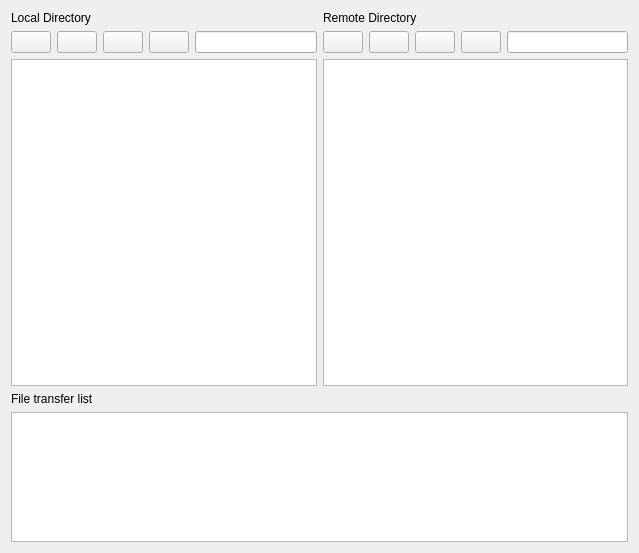
<?xml version="1.0" encoding="UTF-8"?>
<ui version="4.0">
 <class>QKxFileTransferWindow</class>
 <widget class="QWidget" name="QKxFileTransferWindow">
  <property name="geometry">
   <rect>
    <x>0</x>
    <y>0</y>
    <width>639</width>
    <height>553</height>
   </rect>
  </property>
  <property name="windowTitle">
   <string>Form</string>
  </property>
  <layout class="QVBoxLayout" name="verticalLayout">
   <item>
    <layout class="QVBoxLayout" name="rootLayout" stretch="5,2">
     <item>
      <layout class="QHBoxLayout" name="horizontalLayout">
       <item>
        <layout class="QVBoxLayout" name="verticalLayout_5">
         <item>
          <widget class="QLabel" name="label_2">
           <property name="text">
            <string>Local Directory</string>
           </property>
          </widget>
         </item>
         <item>
          <layout class="QHBoxLayout" name="horizontalLayout_2">
           <item>
            <widget class="QPushButton" name="btnHome">
             <property name="text">
              <string/>
             </property>
             <property name="icon">
              <iconset resource="feidesk.qrc">
               <normaloff>:/resource/skin/home.png</normaloff>:/resource/skin/home.png</iconset>
             </property>
            </widget>
           </item>
           <item>
            <widget class="QPushButton" name="btnReturn">
             <property name="text">
              <string/>
             </property>
             <property name="icon">
              <iconset resource="feidesk.qrc">
               <normaloff>:/resource/skin/back.png</normaloff>:/resource/skin/back.png</iconset>
             </property>
            </widget>
           </item>
           <item>
            <widget class="QPushButton" name="btnEnter">
             <property name="text">
              <string/>
             </property>
             <property name="icon">
              <iconset resource="feidesk.qrc">
               <normaloff>:/resource/skin/forward.png</normaloff>:/resource/skin/forward.png</iconset>
             </property>
            </widget>
           </item>
           <item>
            <widget class="QPushButton" name="btnBrowser">
             <property name="text">
              <string/>
             </property>
             <property name="icon">
              <iconset resource="feidesk.qrc">
               <normaloff>:/resource/skin/folder.png</normaloff>:/resource/skin/folder.png</iconset>
             </property>
            </widget>
           </item>
           <item>
            <widget class="QLineEdit" name="localEdit">
             <property name="readOnly">
              <bool>false</bool>
             </property>
            </widget>
           </item>
          </layout>
         </item>
         <item>
          <widget class="QTreeView" name="local"/>
         </item>
        </layout>
       </item>
       <item>
        <layout class="QVBoxLayout" name="verticalLayout_4">
         <item>
          <widget class="QLabel" name="label_3">
           <property name="text">
            <string>Remote Directory</string>
           </property>
          </widget>
         </item>
         <item>
          <layout class="QHBoxLayout" name="horizontalLayout_3">
           <item>
            <widget class="QPushButton" name="btnHome2">
             <property name="text">
              <string/>
             </property>
             <property name="icon">
              <iconset resource="feidesk.qrc">
               <normaloff>:/resource/skin/home.png</normaloff>:/resource/skin/home.png</iconset>
             </property>
            </widget>
           </item>
           <item>
            <widget class="QPushButton" name="btnReturn2">
             <property name="text">
              <string/>
             </property>
             <property name="icon">
              <iconset resource="feidesk.qrc">
               <normaloff>:/resource/skin/back.png</normaloff>:/resource/skin/back.png</iconset>
             </property>
            </widget>
           </item>
           <item>
            <widget class="QPushButton" name="btnEnter2">
             <property name="text">
              <string/>
             </property>
             <property name="icon">
              <iconset resource="feidesk.qrc">
               <normaloff>:/resource/skin/forward.png</normaloff>:/resource/skin/forward.png</iconset>
             </property>
            </widget>
           </item>
           <item>
            <widget class="QPushButton" name="btnCopy2">
             <property name="text">
              <string/>
             </property>
             <property name="icon">
              <iconset resource="feidesk.qrc">
               <normaloff>:/resource/skin/copy.png</normaloff>:/resource/skin/copy.png</iconset>
             </property>
            </widget>
           </item>
           <item>
            <widget class="QLineEdit" name="remoteEdit"/>
           </item>
          </layout>
         </item>
         <item>
          <widget class="QTreeView" name="remote"/>
         </item>
        </layout>
       </item>
      </layout>
     </item>
     <item>
      <layout class="QVBoxLayout" name="verticalLayout_3">
       <item>
        <widget class="QLabel" name="label">
         <property name="text">
          <string>File transfer list</string>
         </property>
        </widget>
       </item>
       <item>
        <widget class="QTreeView" name="transfer"/>
       </item>
      </layout>
     </item>
    </layout>
   </item>
  </layout>
 </widget>
 <resources>
  <include location="feidesk.qrc"/>
 </resources>
 <connections/>
</ui>
